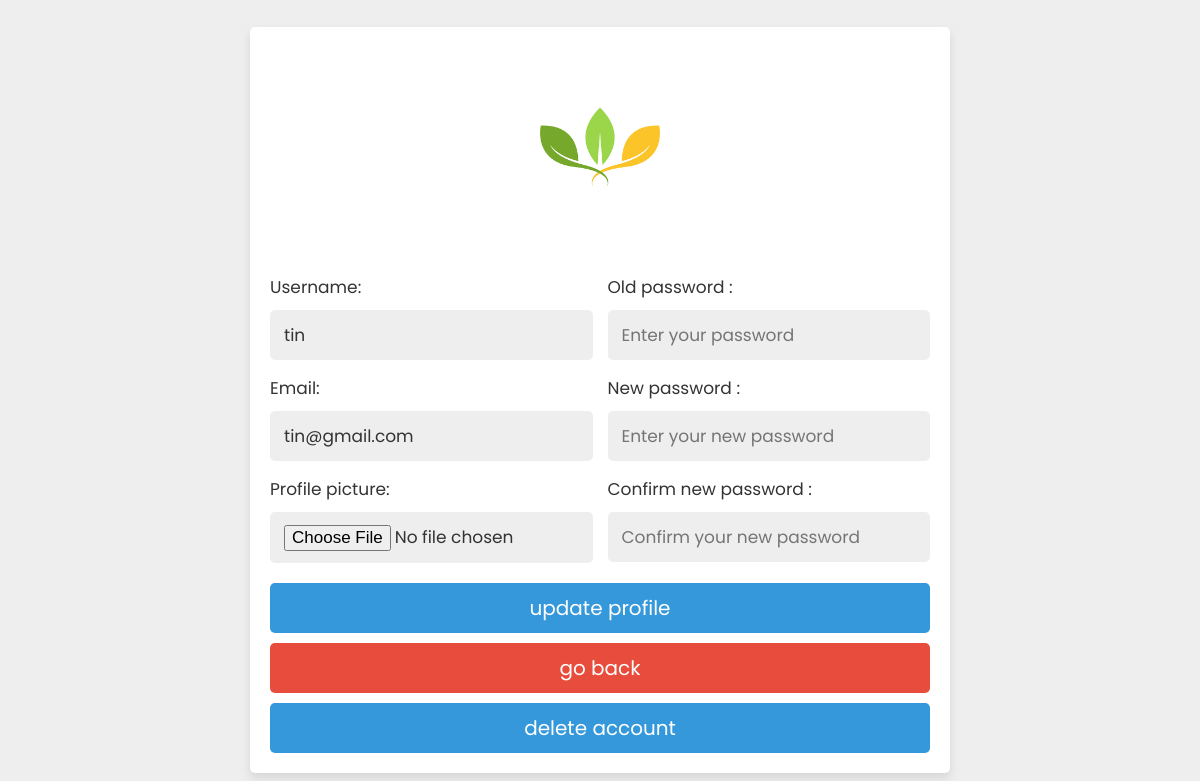
Page /pages/profile/update_profile.php (signed in) on the committed database.
### tables this page shows
CREATE TABLE `user_form` (
  `id` int(100) NOT NULL,
  `name` varchar(100) NOT NULL,
  `email` varchar(100) NOT NULL,
  `password` varchar(100) NOT NULL,
  `image` varchar(100) NOT NULL
);

### pages/profile/update_profile.php (the view, shortened to what this page needs)
<?php
    $conn = mysqli_connect('localhost', 'root', '', 'user_db') or die ('connect failed');
    $user_id = $_SESSION['user_id'];
?>
<!DOCTYPE html>
<html lang="en">
<head>
    <link rel="stylesheet" href="../login/style.css">
</head>
<body>
    <div class="update-profile">
    <?php
            $select = mysqli_query($conn, "SELECT * FROM `user_form` WHERE id = '$user_id'")
            or die('query failed');
            if(mysqli_num_rows($select) > 0){
                $fetch = mysqli_fetch_assoc($select);
            }
    ?>
    <form action="" method="POST" enctype="multipart/form-data">
        <?php
            if($fetch['image'] == ''){
                echo '<img src="../../img/default_pic.jpg">' ;
            }else{
                echo '<img src="../../uploaded_img/'.$fetch['image'].'">';
            }
        ?>
        <div class="flex">
            <div class="inputBox">
                <span>Username:</span>
                <input type="text" name="updated_name" value="<?php echo $fetch['name']?>"
                class="box">
                <span>Email:</span>
                <input type="email" name="updated_email" value="<?php echo $fetch['email']?>"
                class="box">
                <span>Profile picture:</span>
                <input type="file" name="image" class="box" accept="image/jpg, img/jpeg, image/png">
            </div>
            <div class="inputBox">
                <span>Old password :</span>
                <input type="password" name="update_pass" placeholder="Enter your password" class="box">
                <span>New password :</span>
                <input type="password" name="new_pass" placeholder="Enter your new password" class="box">
                <span>Confirm new password :</span>
                <input type="password" name="confirm_pass" placeholder="Confirm your new password"
                class="box">
            </div>
        </div>
        <input type="submit" value="update profile" name="update_profile" class="btn">
        <a href="profilecard.php" class="delete-btn">go back</a>
        <input type="submit" value="delete account" name="delete_account" class="btn">
    </form>
    </div>
</body>
</html>

### pages/login/style.css (style rules this page uses)
:root { --blue:#3498db; --dark-blue:#2980b9; --red:#e74c3c; --dark-red:#c0392b; --black:#333; --white:#fff; --light-bg:#eee; --box-shadow:0 5px 10px rgba(0,0,0,.1); }
* { font-family: 'Poppins', sans-serif; margin:0; padding:0; box-sizing: border-box; outline: none; border: none; text-decoration: none; }
.btn, .delete-btn { width: 100%; border-radius: 5px; padding:10px 30px; color:var(--white); display: block; text-align: center; cursor: pointer; font-size: 20px; margin-top: 10px; }
.btn { background-color: var(--blue); }
.delete-btn { background-color: var(--red); }
.update-profile { min-height: 100vh; background-color: var(--light-bg); display: flex; align-items: center; justify-content: center; padding:20px; }
.update-profile form { padding:20px; background-color: var(--white); box-shadow: var(--box-shadow); text-align: center; width: 700px; text-align: center; border-radius: 5px; }
.update-profile form img { height: 200px; width: 200p; border-radius: 50%; object-fit: cover; margin-bottom: 5px; }
.update-profile form .flex { display: flex; justify-content: space-between; margin-bottom: 20px; gap:15px; }
.update-profile form .flex .inputBox { width: 49%; }
.update-profile form .flex .inputBox span { text-align: left; display: block; margin-top: 15px; font-size: 17px; color:var(--black); }
.update-profile form .flex .inputBox .box { width: 100%; border-radius: 5px; background-color: var(--light-bg); padding:12px 14px; font-size: 17px; color:var(--black); margin-top: 10px; }

### rows in the picture
user_form: image (picture), updated_name "tin", updated_email "tin@gmail.com"
